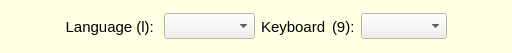
<?xml version="1.0" encoding="UTF-8"?>
<ui version="4.0">
 <class>LanguageDialog</class>
 <widget class="QDialog" name="LanguageDialog">
  <property name="windowModality">
   <enum>Qt::NonModal</enum>
  </property>
  <property name="geometry">
   <rect>
    <x>0</x>
    <y>0</y>
    <width>512</width>
    <height>50</height>
   </rect>
  </property>
  <property name="palette">
   <palette>
    <active>
     <colorrole role="Base">
      <brush brushstyle="SolidPattern">
       <color alpha="255">
        <red>255</red>
        <green>255</green>
        <blue>255</blue>
       </color>
      </brush>
     </colorrole>
     <colorrole role="Window">
      <brush brushstyle="SolidPattern">
       <color alpha="255">
        <red>255</red>
        <green>255</green>
        <blue>227</blue>
       </color>
      </brush>
     </colorrole>
    </active>
    <inactive>
     <colorrole role="Base">
      <brush brushstyle="SolidPattern">
       <color alpha="255">
        <red>255</red>
        <green>255</green>
        <blue>255</blue>
       </color>
      </brush>
     </colorrole>
     <colorrole role="Window">
      <brush brushstyle="SolidPattern">
       <color alpha="255">
        <red>255</red>
        <green>255</green>
        <blue>227</blue>
       </color>
      </brush>
     </colorrole>
    </inactive>
    <disabled>
     <colorrole role="Base">
      <brush brushstyle="SolidPattern">
       <color alpha="255">
        <red>255</red>
        <green>255</green>
        <blue>227</blue>
       </color>
      </brush>
     </colorrole>
     <colorrole role="Window">
      <brush brushstyle="SolidPattern">
       <color alpha="255">
        <red>255</red>
        <green>255</green>
        <blue>227</blue>
       </color>
      </brush>
     </colorrole>
    </disabled>
   </palette>
  </property>
  <property name="font">
   <font>
    <pointsize>11</pointsize>
   </font>
  </property>
  <property name="windowTitle">
   <string notr="true"/>
  </property>
  <property name="styleSheet">
   <string notr="true"/>
  </property>
  <layout class="QGridLayout" name="gridLayout" columnstretch="0,0,0,0,0,0,0" columnminimumwidth="48,0,0,0,0,0,48">
   <item row="0" column="4">
    <widget class="QLabel" name="label">
     <property name="text">
      <string notr="true">(9):</string>
     </property>
    </widget>
   </item>
   <item row="0" column="5">
    <widget class="QComboBox" name="keyCombo">
     <property name="sizePolicy">
      <sizepolicy hsizetype="Fixed" vsizetype="Fixed">
       <horstretch>0</horstretch>
       <verstretch>0</verstretch>
      </sizepolicy>
     </property>
     <property name="minimumSize">
      <size>
       <width>0</width>
       <height>0</height>
      </size>
     </property>
     <property name="maximumSize">
      <size>
       <width>16777215</width>
       <height>16777215</height>
      </size>
     </property>
     <property name="baseSize">
      <size>
       <width>0</width>
       <height>0</height>
      </size>
     </property>
    </widget>
   </item>
   <item row="0" column="1">
    <widget class="QLabel" name="langLabel">
     <property name="minimumSize">
      <size>
       <width>70</width>
       <height>0</height>
      </size>
     </property>
     <property name="font">
      <font>
       <pointsize>11</pointsize>
      </font>
     </property>
     <property name="text">
      <string>Language (l): </string>
     </property>
     <property name="alignment">
      <set>Qt::AlignRight|Qt::AlignTrailing|Qt::AlignVCenter</set>
     </property>
    </widget>
   </item>
   <item row="0" column="2">
    <widget class="QComboBox" name="langCombo">
     <property name="sizePolicy">
      <sizepolicy hsizetype="Expanding" vsizetype="Fixed">
       <horstretch>0</horstretch>
       <verstretch>0</verstretch>
      </sizepolicy>
     </property>
     <addaction name="actionOpenComboBox"/>
    </widget>
   </item>
   <item row="0" column="3">
    <widget class="QLabel" name="label_2">
     <property name="text">
      <string>Keyboard</string>
     </property>
     <addaction name="actionOpenKeyCombo"/>
    </widget>
   </item>
   <item row="0" column="0">
    <widget class="QToolButton" name="browserTBn">
     <property name="enabled">
      <bool>false</bool>
     </property>
     <property name="icon">
      <iconset resource="icons.qrc">
       <normaloff>:/icons/world.png</normaloff>:/icons/world.png</iconset>
     </property>
     <property name="iconSize">
      <size>
       <width>24</width>
       <height>24</height>
      </size>
     </property>
     <property name="autoRaise">
      <bool>true</bool>
     </property>
    </widget>
   </item>
   <item row="0" column="6" alignment="Qt::AlignRight">
    <widget class="QToolButton" name="exitTBn">
     <property name="icon">
      <iconset resource="icons.qrc">
       <normaloff>:/icons/door_in.png</normaloff>:/icons/door_in.png</iconset>
     </property>
     <property name="iconSize">
      <size>
       <width>24</width>
       <height>24</height>
      </size>
     </property>
     <property name="autoRaise">
      <bool>true</bool>
     </property>
    </widget>
   </item>
  </layout>
  <action name="actionOpenComboBox">
   <property name="text">
    <string notr="true">openComboBox</string>
   </property>
   <property name="iconText">
    <string notr="true">openComboBox</string>
   </property>
   <property name="toolTip">
    <string notr="true">openComboBox</string>
   </property>
   <property name="shortcut">
    <string>L</string>
   </property>
   <property name="shortcutContext">
    <enum>Qt::ApplicationShortcut</enum>
   </property>
  </action>
  <action name="actionOpenKeyCombo">
   <property name="text">
    <string notr="true">openKeyCombo</string>
   </property>
   <property name="iconText">
    <string notr="true">openKeyCombo</string>
   </property>
   <property name="toolTip">
    <string notr="true">openKeyCombo</string>
   </property>
   <property name="shortcut">
    <string notr="true">9</string>
   </property>
   <property name="shortcutContext">
    <enum>Qt::ApplicationShortcut</enum>
   </property>
  </action>
 </widget>
 <resources>
  <include location="icons.qrc"/>
 </resources>
 <connections/>
</ui>
